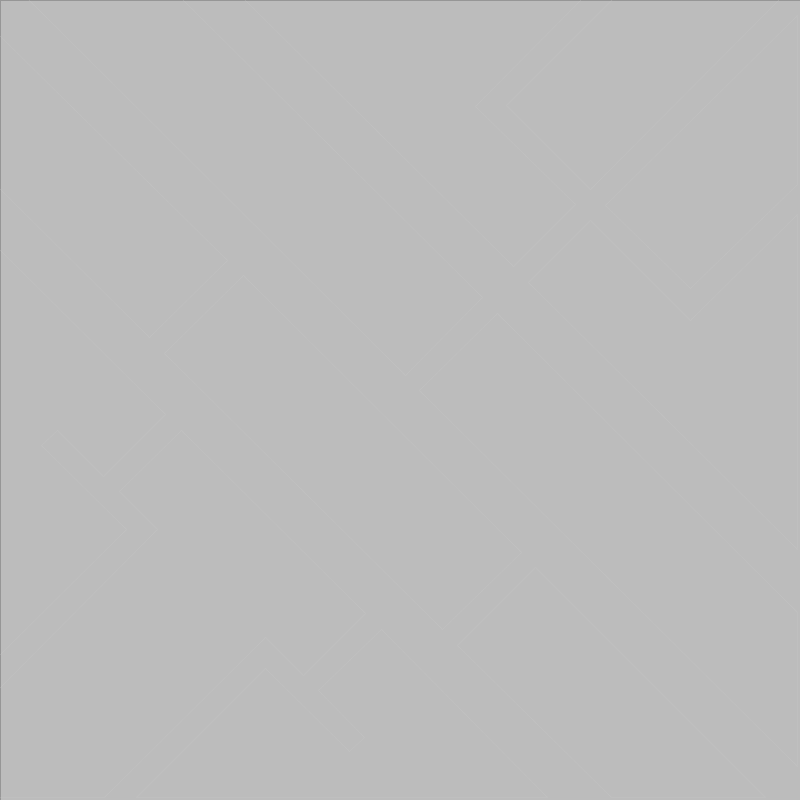
Frame 1 (no input)
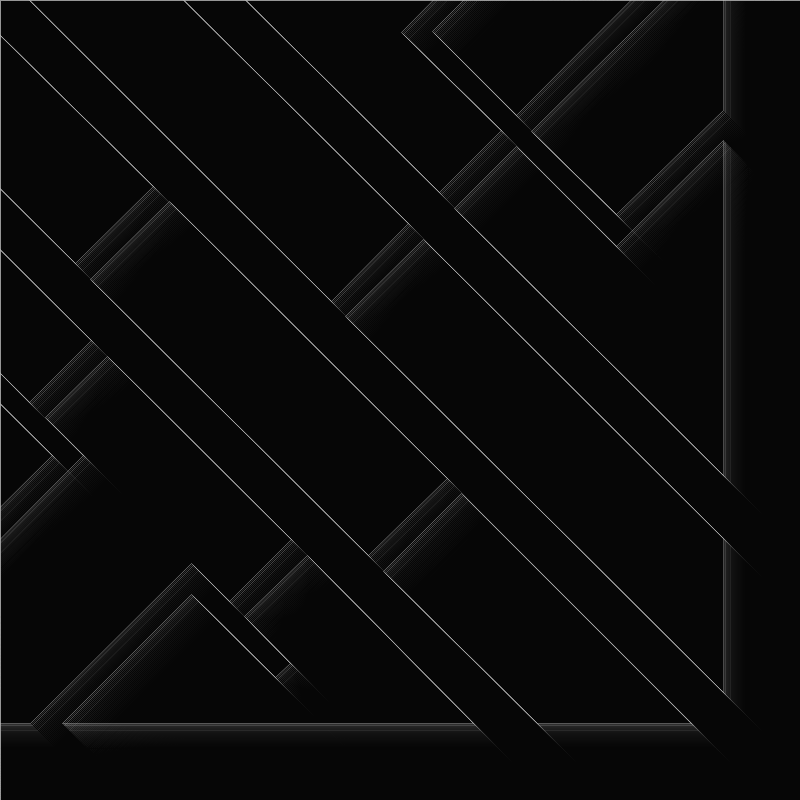
Frame 60 (the mouse pressed at the canvas centre just before this capture)
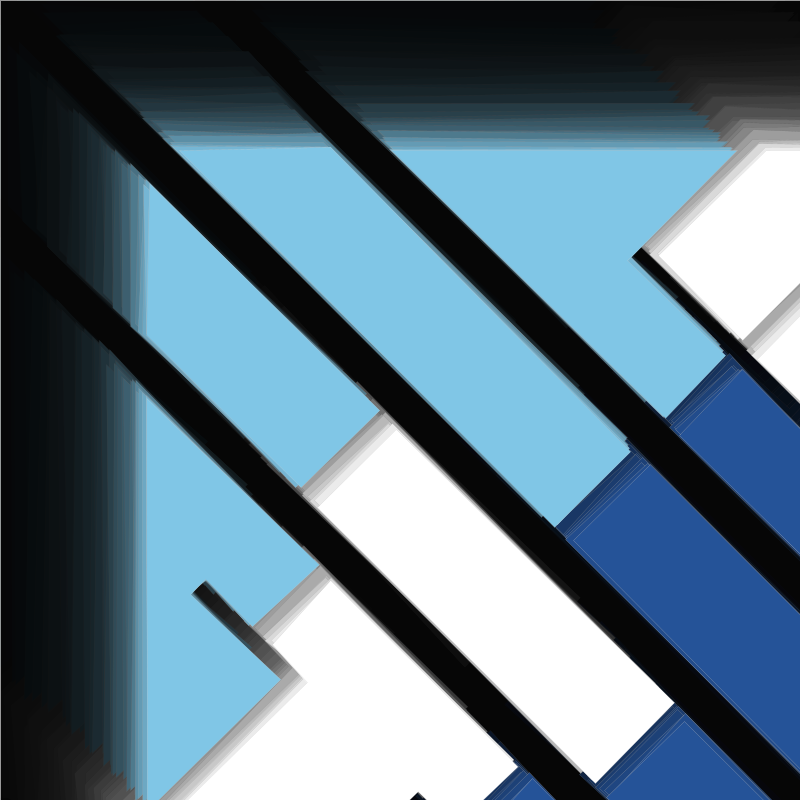
Frame 120 (the mouse held since frame 60 and released just before this capture)

The Processing sketch that drew these frames (run headless with seeded random() and noise(); from frame 60 on, the mouse is pressed at the canvas centre):

// Processing sketch: processing_41200
// ── processing_41200.pde

float x, y;
void setup()
{
size(800,800);
smooth();
x= width/2;
y= height/2;
strokeWeight(0.2);
}


void draw()
{
  fill(0,20);
  rect(0,0,width,height);
  stroke(200);
  noFill();
  
  float mouseDist= dist(mouseX, mouseY,x,y);
  float num = map(mouseDist,300,0,0,10);
  
  num=constrain(num,0,10);
 
      float xscaler = map(mouseDist, 800,0, -5, 5);
      float yscaler = map(mouseDist, 800,0, -5, 5);
      x+=xscaler;
      y+=yscaler;
  
    if(mousePressed == true)
  {
    if(mouseButton == LEFT)
  {
    fill(37,83,152);
  }
  else
  {
    fill(128,198,230);
  }
}
  
beginShape();
vertex(x-371+random(-num,num),y-400+random(-num,num));
vertex(x+8+random(-num,num),y-22+random(-num,num));
vertex(x+85+random(-num,num),y-100+random(-num,num));
vertex(x-217+random(-num,num),y-400+random(-num,num));
endShape(CLOSE);

beginShape();
vertex(x-155+random(-num,num),y-400+random(-num,num));
vertex(x+116+random(-num,num),y-131+random(-num,num));
vertex(x+178+random(-num,num),y-193+random(-num,num));
vertex(x+78+random(-num,num),y-291+random(-num,num));
vertex(x+186+random(-num,num),y-400+random(-num,num));
endShape(CLOSE);

beginShape();
vertex(x-400+random(-num,num),y+260+random(-num,num));
vertex(y-271+random(-num,num),y+132+random(-num,num));
vertex(x-356+random(-num,num),y+48+random(-num,num));
vertex(x-340+random(-num,num),y+33+random(-num,num));
vertex(x-294+random(-num,num),y+79+random(-num,num));
vertex(x-232+random(-num,num),y+17+random(-num,num));
vertex(x-400+random(-num,num),y-150+random(-num,num));
endShape(CLOSE);

beginShape();
vertex(x-400+random(-num,num),y-364+random(-num,num));
vertex(x-170+random(-num,num),y-137+random(-num,num));
vertex(x-248+random(-num,num),y-60+random(-num,num));
vertex(x-400+random(-num,num),y-211+random(-num,num));
endShape(CLOSE);

  if(mousePressed == true)
  {
    if(mouseButton == LEFT)
  {
    fill(128,198,230);
  }
  else
  {
    fill(37,83,152);
  }
}

beginShape();
vertex(x+400+random(-num,num),y-183+random(-num,num));
vertex(x+293+random(-num,num),y-77+random(-num,num));
vertex(x+193+random(-num,num),y-177+random(-num,num));
vertex(x+131+random(-num,num),y-115+random(-num,num));
vertex(x+400+random(-num,num),y+152+random(-num,num));
endShape(CLOSE);

beginShape();
vertex(x+400+random(-num,num),y+215+random(-num,num));
vertex(x+100+random(-num,num),y-84+random(-num,num));
vertex(x+22+random(-num,num),y-7+random(-num,num));
vertex(x+400+random(-num,num),y+369+random(-num,num));
endShape(CLOSE);

beginShape();
vertex(x+138+random(-num,num),y+170+random(-num,num));
vertex(x+368+random(-num,num),y+400+random(-num,num));
vertex(x+214+random(-num,num),y+400+random(-num,num));
vertex(x+60+random(-num,num),y+248+random(-num,num));
endShape(CLOSE);

beginShape();
vertex(x+150+random(-num,num),y+400+random(-num,num));
vertex(x-16+random(-num,num),y+232+random(-num,num));
vertex(x-79+random(-num,num),y+293+random(-num,num));
vertex(x-33+random(-num,num),y+340+random(-num,num));
vertex(x-48+random(-num,num),y+354+random(-num,num));
vertex(x-132+random(-num,num),y+271+random(-num,num));
vertex(x-261+random(-num,num),y+400+random(-num,num));
endShape(CLOSE);

  if(mousePressed == true)
  {
    if(mouseButton == LEFT)
  {
    fill(24,59,114);
  }
  else
  {
    fill(255,255,255);
  }
}

beginShape();
vertex(x-400+random(-num,num),y+400+random(-num,num));
vertex(x-400+random(-num,num),y+293+random(-num,num));
vertex(x-240+random(-num,num),y+132+random(-num,num));
vertex(x-278+random(-num,num),y+94+random(-num,num));
vertex(x-216+random(-num,num),y+33+random(-num,num));
vertex(x-32+random(-num,num),y+216+random(-num,num));
vertex(x-94+random(-num,num),y+278+random(-num,num));
vertex(x-132+random(-num,num),y+240+random(-num,num));
vertex(x-293+random(-num,num),y+400+random(-num,num));
endShape(CLOSE);

beginShape();
vertex(x+124+random(-num,num),y+155+random(-num,num));
vertex(x+45+random(-num,num),y+232+random(-num,num));
vertex(x-233+random(-num,num),y-44+random(-num,num));
vertex(x-154+random(-num,num),y-122+random(-num,num));
endShape(CLOSE);

beginShape();
vertex(x+217+random(-num,num),y-400+random(-num,num));
vertex(x+109+random(-num,num),y-292+random(-num,num));
vertex(x+193+random(-num,num),y-208+random(-num,num));
vertex(x+384+random(-num,num),y-400+random(-num,num));
endShape(CLOSE);

beginShape();
vertex(x+400+random(-num,num),y-382+random(-num,num));
vertex(x+208+random(-num,num),y-192+random(-num,num));
vertex(x+293+random(-num,num),y-109+random(-num,num));
vertex(x+400+random(-num,num),y-213+random(-num,num));
endShape(CLOSE);
}
